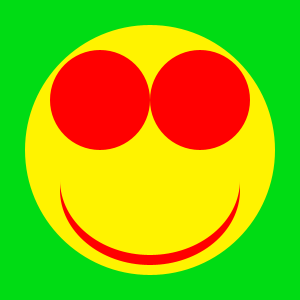
Frame 1 (no input)
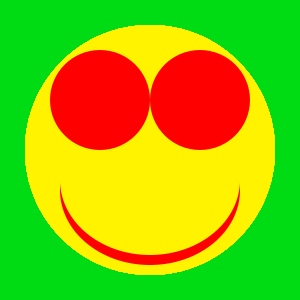
Frame 60 (the mouse pressed at the canvas centre just before this capture)
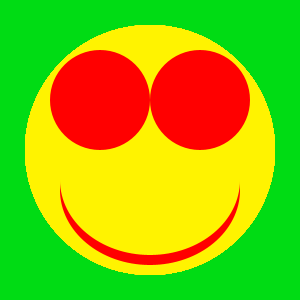
Frame 120 (the mouse held since frame 60 and released just before this capture)

The Processing sketch that drew these frames (run headless with seeded random() and noise(); from frame 60 on, the mouse is pressed at the canvas centre):

// Processing sketch: processing_52890
// ── processing_52890.pde

// Luke Diamantopoulos, Problem set 1, Question 1
 void setup() {
  size(300, 300);
  background (0, 220, 20);
  smooth();
 }

void draw () {
  ellipseMode(CENTER);
  noStroke();
  fill(#FFF300);
  ellipse( width/2, height/2, 250, 250);



fill(#FF0000);
ellipse(150, 190, 180, 150);

fill (#FFF300);
ellipse (150, 180, 180, 150);

fill(#FF0000);
ellipse(100,100, 100, 100);

fill(#ff0000);
ellipse (200, 100, 100, 100);
}
/* I place 5 circles, one for the face, two for the eyes,
 and two for the mouth. For the mouth, I placed one circle, the same colour
 as the face, onto another circle that would be the mouth to make my smile
 a curve and not a simple circle. Im provoking the meotion of happiness, 
 due to the smile and his eyes wide open. I chose red and yellow because, to me,
 they seem like happy colours and my favorite colour is green.
 */
 
